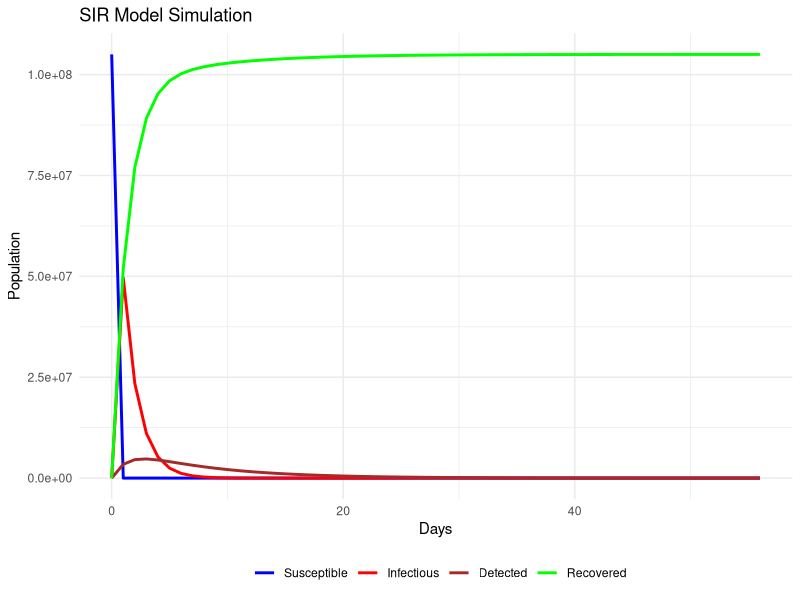

Here is the R script that generated this plot: (Note: this script raises an error after producing the figure.)

#title: "Group 4 SIR Model"
#author: "Group 4 members"
#date: "2024-09-25"

cases<-read.csv("mpox_2024.csv")
observed_data<-cases$new_cases #Extract the weekly case counts
# Load the necessary libraries
library(deSolve)
library(ggplot2)
library(reshape2)
library(MASS)


# Define base parameters
base_params <- c(
  beta = 0.05,    # Transmission rate
  gamma_I = 0.7,    # Recovery rate for general infectious population
  sigma = 0.05,       # Detection rate
  gamma_Id = 0.14   # Recovery rate for detected population
)

# Define initial state
initial_state <- c(
  S = 105e6,    # Susceptible
  I = 20,     # Infectious
  Id = 2,     # Detected population
  R = 0       # Recovered
)

# Define the time sequence (57 weeks)
times <- seq(0, 56, by = 1)  # Replace with appropriate time frame

# Define the ODE system
mpox_model <- function(time, state, parameters) {
  with(as.list(c(state, parameters)), {
    
    # ODEs based on the flowchart parameters
    dS <- -beta * S * I
    dI <- beta * S * I - gamma_I * I - sigma * I
    dId <- sigma * I - gamma_Id * Id
    dR <- gamma_I * I + gamma_Id * Id
    
    return(list(c(dS, dI, dId, dR)))
  })
}

# Run the model
output <- ode(y = initial_state, times = times, func = mpox_model, parms = base_params)

# Rename columns for clarity
colnames(output) <- c("time", "Susceptible", "Infectious", "Detected", "Recovered")

# Check the output to ensure it's being generated (Optional)
print(head(output))

# Plot the results
ggplot(data = output, aes(x = time)) +
  geom_line(aes(y = Susceptible, color = "Susceptible"), size = 1) +
  geom_line(aes(y = Infectious, color = "Infectious"), size = 1) +
  geom_line(aes(y = Detected, color = "Detected"), size = 1) +
  geom_line(aes(y = Recovered, color = "Recovered"), size = 1) +
  labs(title = "SIR Model Simulation", x = "Days", y = "Population") +
  scale_color_manual("", 
                     breaks = c("Susceptible", "Infectious", "Detected", "Recovered"),
                     values = c("blue", "red", "brown", "green")) +
  theme_minimal() +
  theme(legend.position = "bottom")


# Define cost function for parameter estimation
cost_function <- function(pars, observed_data) {
  # Create a copy of base_params and update sigma
  params <- base_params
  params["sigma"] <- pars[1]
  
  # Simulate the model
  simulation <- ode(y = initial_state, times = times, func = mpox_model, parms = params)
  
  # Extract the number of detected individuals (Id)
  simulated_Id <- simulation[, "Id"]
  
  # Calculate the sum of squared errors
  return(sum((observed_data - simulated_Id)^2))
}
  
# Define lower and upper bounds for the parameters
lower_bounds <- c(sigma = 0.01)
upper_bounds <- c(sigma = 1)

# Initial guesses for the parameters to be estimated
initial_guesses <- lower_bounds

# Perform parameter estimation using optim with bounds
fit <- optim(par = initial_guesses, fn = cost_function, observed_data = observed_data, 
             method = "L-BFGS-B", lower = lower_bounds, upper = upper_bounds, hessian = TRUE)

# Extract the estimated parameters
estimated <- fit$par
##names(estimated) <- c("sigma")
print(estimated)

# Compute confidence intervals
hessian_matrix <- fit$hessian
cov_matrix <- solve(hessian_matrix)  # Invert the Hessian matrix to get the covariance matrix
std_errors <- sqrt(diag(cov_matrix))  # Standard errors of the parameters
conf_intervals <- cbind(estimated - 1.96 * std_errors, estimated + 1.96 * std_errors)
print(conf_intervals)

params["sigma"] <- estimated["sigma"]

# Simulate again with new parameters
simulation <- ode(y = initial_state, times = times, func = mpox_model, parms = params)
simulation_df <- as.data.frame(simulation)

# Define start date for the timeline
start_date <- as.Date("2023-08-20")  # Example start date

# Create a date vector for the time points (based on weeks, as the time vector is weekly)
date_vector <- seq.Date(from = start_date, by = "week", length.out = length(times))
project_time <- seq(max(times),max(times)+52*1) # 1 year more (52 Weeks)
projection <- ode(y = initial_state, times = project_time, func = mpox_model, parms = params)
projection_df <- as.data.frame(projection)

# Create a date vector for the projection period
projection_date_vector <- seq.Date(from = max(date_vector), by = "week", length.out = length(project_time))

# Plot the observed and simulated results with dates on the x-axis
print(
  plot(date_vector, simulation_df$Ihd, type = "l", col = "red", ylab = "Detected Infected Humans (Id)", xlab = "Date", xaxt = "n")
)
# Overlay observed data (make sure 'observed_data' has the correct length)
points(date_vector, observed_data, col = "blue", pch = 16)

# Format the x-axis to show dates
axis.Date(1, at = date_vector, format = "%b %Y")  # Custom format: "Month Year"
legend("topleft", legend = c("Simulated Id", "Observed Data"), col = c("red", "blue"), lty = c(1, NA), pch=c(NA,16))

# Plot the projection with dates on the x-axis
print(
  plot(projection_date_vector, projection_df$Id, type = "l", col = "red", ylab = "Projected detected Infected Humans (Id)", xlab = "Date", xaxt = "n")
)
axis.Date(1, at = projection_date_vector, format = "%b %Y")


#################### Projection ( 2023 to 2025)
#################### 

project_time <- seq(0,max(times)+52*1) # 1 year more (52 Weeks)
projection <- ode(y = initial_state, times = project_time, func = mpox_model, parms = params)
projection_df <- as.data.frame(projection)

# Create a date vector for the projection period
projection_date_vector <- seq.Date(from = start_date, by = "week", length.out = length(project_time))


#Plot the projection with dates on the x-axis
print(
  plot(projection_date_vector, projection_df$Id, type = "l", col = "red", ylab = "Projected Detected Infected Humans (Id)", xlab = "Date", xaxt = "n")
)
# Overlay observed data on the projection graph (observed data only goes to the current time)
points(date_vector, observed_data, col = "blue", pch = 16)  # Observed data only goes up to current time
axis.Date(1, at = projection_date_vector, format = "%b %Y")
legend("topleft", legend = c("Projected MPOX Id", "Observed Data"), col = c("red", "blue"), lty = c(1, NA), pch=c(NA,16))
